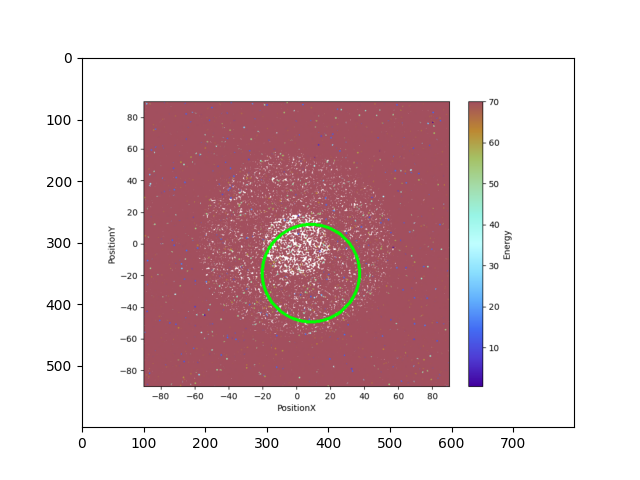

This chart was generated by the following Python code:
import cv2
import numpy as np
import matplotlib.pyplot as plt

image = cv2.imread('plot_image30.png')
output = image.copy()
height, width = image.shape[:2]
maxRadius = int(width/10)
minRadius = int(width/20)

gray = cv2.cvtColor(image, cv2.COLOR_BGR2GRAY)
circles = cv2.HoughCircles(image=gray, 
                           method=cv2.HOUGH_GRADIENT, 
                           dp=1.05, 
                           minDist=400,
                           param1=60,
                           param2=30,
                           minRadius=10,
                           maxRadius= 80                         
                          )

if circles is not None:
    # convert the (x, y) coordinates and radius of the circles to integers
    circlesRound = np.round(circles[0, :]).astype("int")
    # loop over the (x, y) coordinates and radius of the circles
    for (x, y, r) in circlesRound:
        cv2.circle(output, (x, y), r, (0, 255, 0), 4)

    plt.imshow(output)
    plt.savefig('vision.png')
else:
    print ('No circles found')
